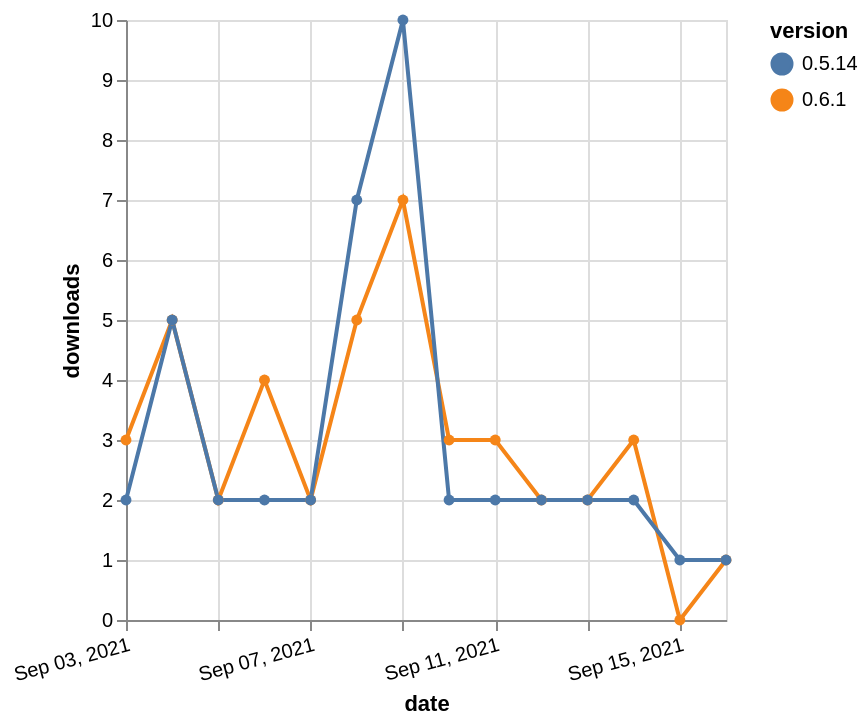

Describe this chart as a Vega-Lite specification.
### Vega-Lite specification from a JSON file in a GitHub repository (floating-point values rounded to 4 significant figures)
{"$schema": "https://vega.github.io/schema/vega-lite/v5.json", "description": "A simple bar chart with embedded data.", "data": {"values": [{"date": "2021-09-03", "total": 476, "delta": 3, "version": "0.6.1"}, {"date": "2021-09-04", "total": 481, "delta": 5, "version": "0.6.1"}, {"date": "2021-09-05", "total": 483, "delta": 2, "version": "0.6.1"}, {"date": "2021-09-06", "total": 487, "delta": 4, "version": "0.6.1"}, {"date": "2021-09-07", "total": 489, "delta": 2, "version": "0.6.1"}, {"date": "2021-09-08", "total": 494, "delta": 5, "version": "0.6.1"}, {"date": "2021-09-09", "total": 501, "delta": 7, "version": "0.6.1"}, {"date": "2021-09-10", "total": 504, "delta": 3, "version": "0.6.1"}, {"date": "2021-09-11", "total": 507, "delta": 3, "version": "0.6.1"}, {"date": "2021-09-12", "total": 509, "delta": 2, "version": "0.6.1"}, {"date": "2021-09-13", "total": 511, "delta": 2, "version": "0.6.1"}, {"date": "2021-09-14", "total": 514, "delta": 3, "version": "0.6.1"}, {"date": "2021-09-15", "total": 514, "delta": 0, "version": "0.6.1"}, {"date": "2021-09-16", "total": 515, "delta": 1, "version": "0.6.1"}, {"date": "2021-09-03", "total": 3603, "delta": 2, "version": "0.5.14"}, {"date": "2021-09-04", "total": 3608, "delta": 5, "version": "0.5.14"}, {"date": "2021-09-05", "total": 3610, "delta": 2, "version": "0.5.14"}, {"date": "2021-09-06", "total": 3612, "delta": 2, "version": "0.5.14"}, {"date": "2021-09-07", "total": 3614, "delta": 2, "version": "0.5.14"}, {"date": "2021-09-08", "total": 3621, "delta": 7, "version": "0.5.14"}, {"date": "2021-09-09", "total": 3631, "delta": 10, "version": "0.5.14"}, {"date": "2021-09-10", "total": 3633, "delta": 2, "version": "0.5.14"}, {"date": "2021-09-11", "total": 3635, "delta": 2, "version": "0.5.14"}, {"date": "2021-09-12", "total": 3637, "delta": 2, "version": "0.5.14"}, {"date": "2021-09-13", "total": 3639, "delta": 2, "version": "0.5.14"}, {"date": "2021-09-14", "total": 3641, "delta": 2, "version": "0.5.14"}, {"date": "2021-09-15", "total": 3642, "delta": 1, "version": "0.5.14"}, {"date": "2021-09-16", "total": 3643, "delta": 1, "version": "0.5.14"}]}, "width": "container", "mark": {"type": "line", "point": {"filled": true}}, "encoding": {"x": {"field": "date", "type": "temporal", "timeUnit": "yearmonthdate", "title": "date", "axis": {"labelAngle": -15}}, "y": {"field": "delta", "type": "quantitative", "title": "downloads"}, "color": {"field": "version", "type": "nominal"}, "tooltip": {"field": "delta"}}}
